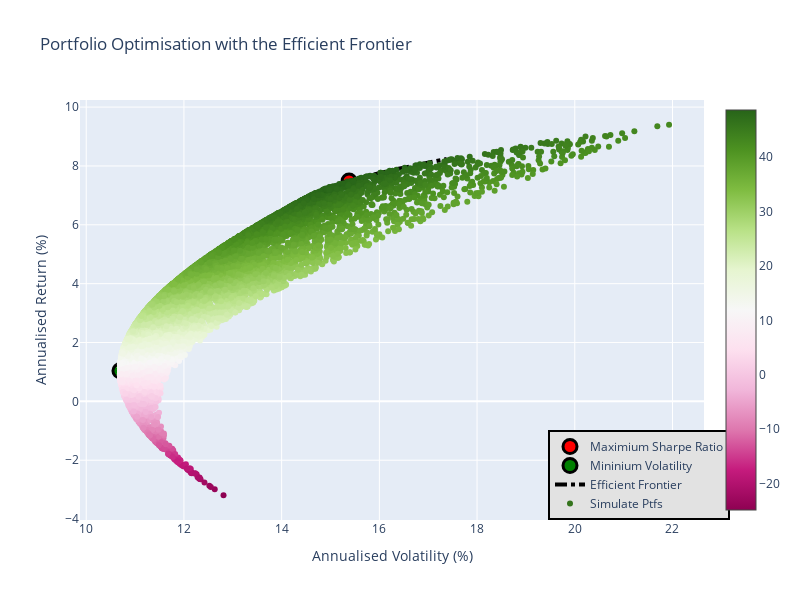

Notebook cell for this chart:
### Code cell
EF_graph(stocks=my_ptf, n_sim=10000, meanReturns=meanReturns, covMatrix=covMatrix)

### Figure 1 — Plotly figure (JSON) as saved in the notebook; plotly's stock layout.template omitted (floating-point values rounded to 4 significant figures; data arrays with more than 128 entries replaced by an {"elided": "..."} marker saying what was removed)
{"data": [{"marker": {"color": "red", "line": {"color": "black", "width": 3}, "size": 14}, "mode": "markers", "name": "Maximium Sharpe Ratio", "type": "scatter", "x": [15.38], "y": [7.49]}, {"marker": {"color": "green", "line": {"color": "black", "width": 3}, "size": 14}, "mode": "markers", "name": "Mininium Volatility", "type": "scatter", "x": [10.69], "y": [1.04]}, {"line": {"color": "black", "dash": "dashdot", "width": 4}, "mode": "lines", "name": "Efficient Frontier", "type": "scatter", "x": [10.69, 10.7, 10.76, 10.85, 10.98, 11.14, 11.34, 11.57, 11.82, 12.11, 12.42, 12.75, 13.11, 13.49, 13.88, 14.29, 14.73, 15.36, 16.26, 17.38], "y": [1.04, 1.42, 1.8, 2.18, 2.56, 2.94, 3.32, 3.69, 4.07, 4.45, 4.83, 5.21, 5.59, 5.97, 6.35, 6.73, 7.11, 7.49, 7.86, 8.24]}, {"marker": {"color": {"elided": "10000 float values"}, "showscale": true}, "mode": "markers", "name": "Simulate Ptfs", "type": "scatter", "x": {"elided": "10000 float values"}, "y": {"elided": "10000 float values"}}], "layout": {"height": 600, "legend": {"bgcolor": "#E2E2E2", "bordercolor": "black", "borderwidth": 2, "traceorder": "normal", "x": 0.75, "y": 0}, "showlegend": true, "title": {"text": "Portfolio Optimisation with the Efficient Frontier"}, "width": 800, "xaxis": {"title": {"text": "Annualised Volatility (%)"}}, "yaxis": {"title": {"text": "Annualised Return (%)"}}}}
